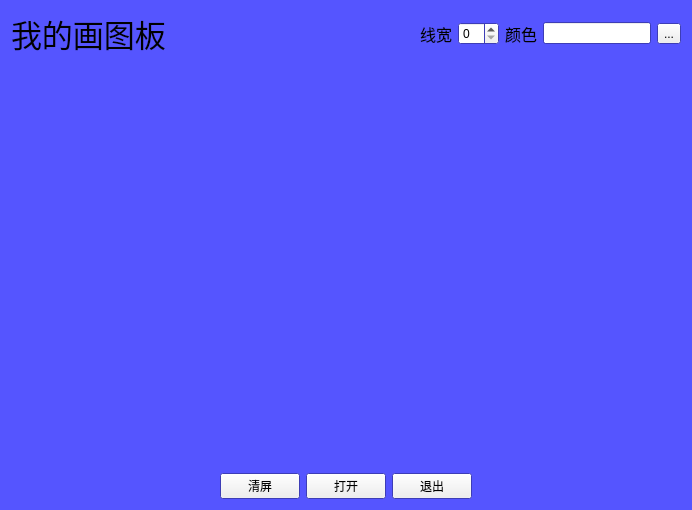
<?xml version="1.0" encoding="UTF-8"?>
<ui version="4.0">
 <class>Widget</class>
 <widget class="QWidget" name="Widget">
  <property name="geometry">
   <rect>
    <x>0</x>
    <y>0</y>
    <width>692</width>
    <height>510</height>
   </rect>
  </property>
  <property name="palette">
   <palette>
    <active>
     <colorrole role="Base">
      <brush brushstyle="SolidPattern">
       <color alpha="255">
        <red>255</red>
        <green>255</green>
        <blue>255</blue>
       </color>
      </brush>
     </colorrole>
     <colorrole role="Window">
      <brush brushstyle="SolidPattern">
       <color alpha="255">
        <red>85</red>
        <green>85</green>
        <blue>255</blue>
       </color>
      </brush>
     </colorrole>
    </active>
    <inactive>
     <colorrole role="Base">
      <brush brushstyle="SolidPattern">
       <color alpha="255">
        <red>255</red>
        <green>255</green>
        <blue>255</blue>
       </color>
      </brush>
     </colorrole>
     <colorrole role="Window">
      <brush brushstyle="SolidPattern">
       <color alpha="255">
        <red>85</red>
        <green>85</green>
        <blue>255</blue>
       </color>
      </brush>
     </colorrole>
    </inactive>
    <disabled>
     <colorrole role="Base">
      <brush brushstyle="SolidPattern">
       <color alpha="255">
        <red>85</red>
        <green>85</green>
        <blue>255</blue>
       </color>
      </brush>
     </colorrole>
     <colorrole role="Window">
      <brush brushstyle="SolidPattern">
       <color alpha="255">
        <red>85</red>
        <green>85</green>
        <blue>255</blue>
       </color>
      </brush>
     </colorrole>
    </disabled>
   </palette>
  </property>
  <property name="windowTitle">
   <string>Widget</string>
  </property>
  <layout class="QGridLayout" name="gridLayout">
   <item row="0" column="0">
    <layout class="QHBoxLayout" name="horizontalLayout">
     <item>
      <widget class="QLabel" name="label">
       <property name="font">
        <font>
         <pointsize>23</pointsize>
        </font>
       </property>
       <property name="text">
        <string>我的画图板</string>
       </property>
      </widget>
     </item>
     <item>
      <spacer name="horizontalSpacer_3">
       <property name="orientation">
        <enum>Qt::Horizontal</enum>
       </property>
       <property name="sizeHint" stdset="0">
        <size>
         <width>40</width>
         <height>20</height>
        </size>
       </property>
      </spacer>
     </item>
     <item>
      <widget class="QLabel" name="label_2">
       <property name="font">
        <font>
         <pointsize>12</pointsize>
        </font>
       </property>
       <property name="text">
        <string>线宽</string>
       </property>
      </widget>
     </item>
     <item>
      <widget class="QSpinBox" name="spinBox"/>
     </item>
     <item>
      <widget class="QLabel" name="label_3">
       <property name="font">
        <font>
         <pointsize>12</pointsize>
        </font>
       </property>
       <property name="text">
        <string>颜色</string>
       </property>
      </widget>
     </item>
     <item>
      <widget class="QLineEdit" name="lineEdit">
       <property name="sizePolicy">
        <sizepolicy hsizetype="Preferred" vsizetype="Fixed">
         <horstretch>0</horstretch>
         <verstretch>0</verstretch>
        </sizepolicy>
       </property>
       <property name="minimumSize">
        <size>
         <width>0</width>
         <height>0</height>
        </size>
       </property>
      </widget>
     </item>
     <item>
      <widget class="QToolButton" name="toolButton">
       <property name="text">
        <string>...</string>
       </property>
      </widget>
     </item>
    </layout>
   </item>
   <item row="1" column="0">
    <widget class="QWidget" name="widget" native="true"/>
   </item>
   <item row="2" column="0">
    <layout class="QHBoxLayout" name="horizontalLayout_2">
     <item>
      <spacer name="horizontalSpacer">
       <property name="orientation">
        <enum>Qt::Horizontal</enum>
       </property>
       <property name="sizeHint" stdset="0">
        <size>
         <width>40</width>
         <height>20</height>
        </size>
       </property>
      </spacer>
     </item>
     <item>
      <widget class="QPushButton" name="pushButton">
       <property name="text">
        <string>清屏</string>
       </property>
      </widget>
     </item>
     <item>
      <widget class="QPushButton" name="pushButton_2">
       <property name="text">
        <string>打开</string>
       </property>
      </widget>
     </item>
     <item>
      <widget class="QPushButton" name="pushButton_3">
       <property name="text">
        <string>退出</string>
       </property>
      </widget>
     </item>
     <item>
      <spacer name="horizontalSpacer_2">
       <property name="orientation">
        <enum>Qt::Horizontal</enum>
       </property>
       <property name="sizeHint" stdset="0">
        <size>
         <width>40</width>
         <height>20</height>
        </size>
       </property>
      </spacer>
     </item>
    </layout>
   </item>
  </layout>
 </widget>
 <layoutdefault spacing="6" margin="11"/>
 <resources/>
 <connections/>
</ui>
